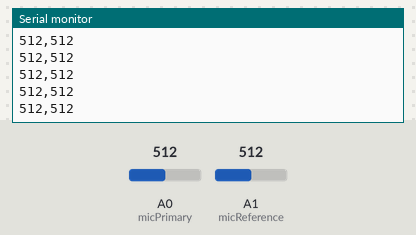
Recording of a sketch running on a simulated Arduino Uno, built with avr-gcc and run on an emulated ATmega328P. On the bench: the last lines printed to the serial monitor. The inputs (shaded band) are chosen by the test bench; at power-on: A0 (micPrimary) = 512, A1 (micReference) = 512.

Above: at 2.7 s.
2.8 s: A0 (micPrimary) set to 990
At 3.5 s:
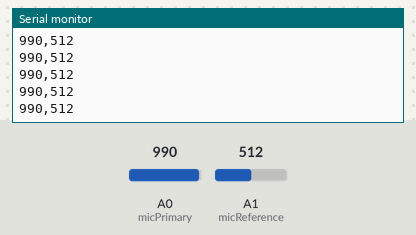
4.3 s: A0 (micPrimary) set to 1013
At 4.8 s:
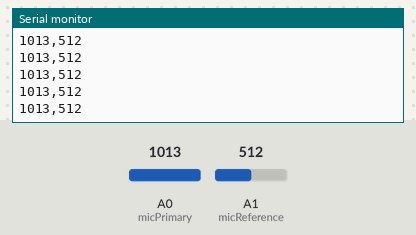
Timing chart, 0 to 6.5 s (numbered marks = the images above; inputs shaded):
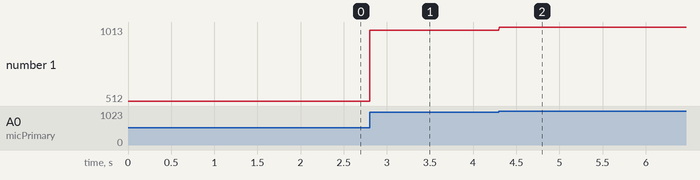

Measured:
- after the input at 2.8 s, the serial monitor: prints a new line at once (image 1)
- after the input at 4.3 s, the serial monitor: prints a new line at once (image 2)
- plotted number 1: 512 → 990 after the input at 2.8 s, 990 → 1013 after the input at 4.3 s

The sketch:

ancmic_test1.ino
```cpp
const int micPrimary = A0;   // 주경로 마이크
const int micReference = A1; // 보조경로 마이크

const int SAMPLE_DELAY = 2; // 2ms 샘플링 ~500Hz

void setup() {
  Serial.begin(115200); // PC와 시리얼 통신
}

void loop() {
  int valPrimary = analogRead(micPrimary);
  int valRef     = analogRead(micReference);

  // 시리얼로 "주경로,보조경로" 전송
  Serial.print(valPrimary);
  Serial.print(",");
  Serial.println(valRef);

  delay(SAMPLE_DELAY);
}
```
